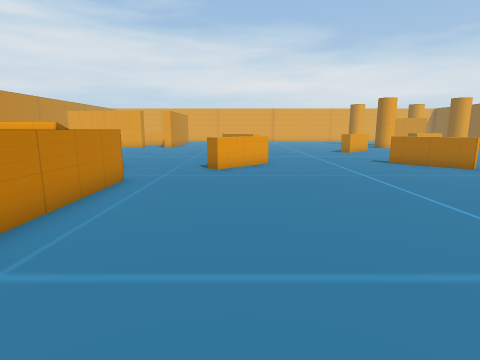
[1] (above)

23 first-person views from a walk through a Unity game level. The camera is 1.5 m above the floor, tilts 10° down and sees 80° across. The floor is counted in squares, 1 m on a side. Each view is taken from the middle of a square. On the plan, view 1 faces up. The plan holds only what a view shows up to about 14 squares ahead; the rest is blank. The place goes on beyond the plan. The player character is not drawn. Some animated figures are left out.

[2]
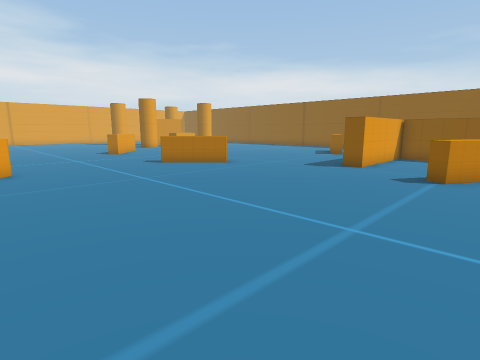

[3]
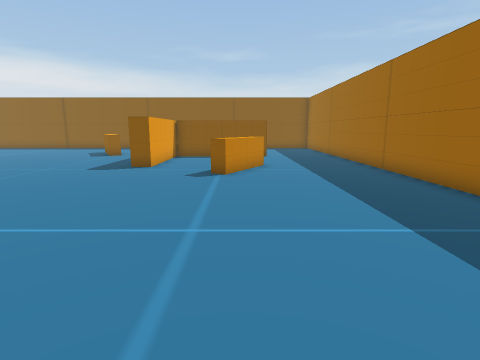

[4]
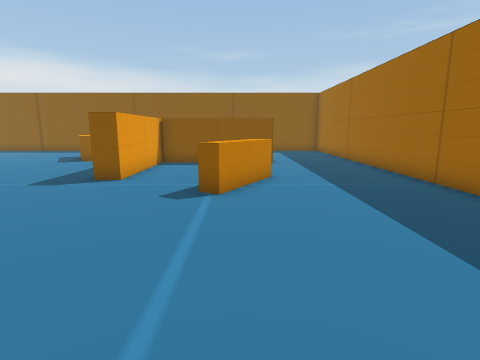

[5]
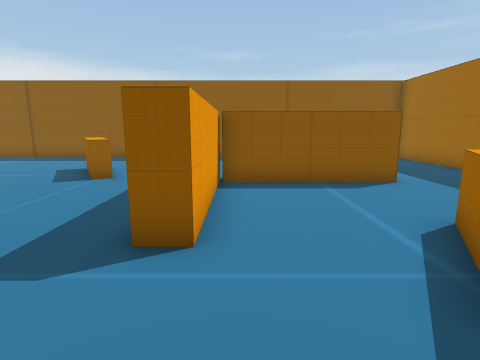

[6]
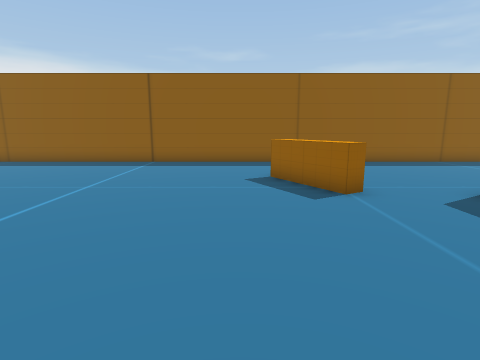

[7]
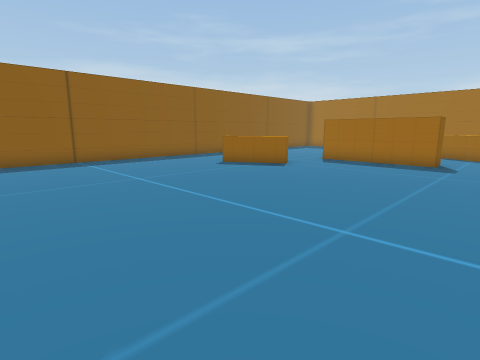

[8]
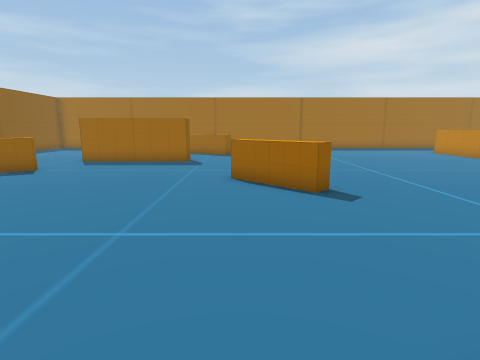

[9]
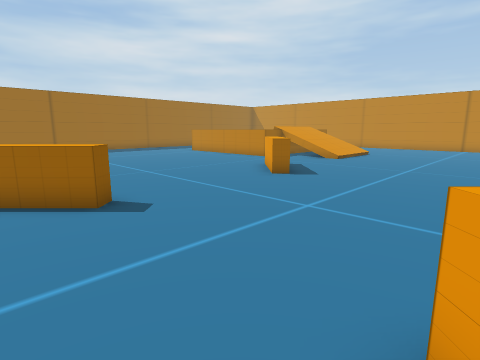

[10]
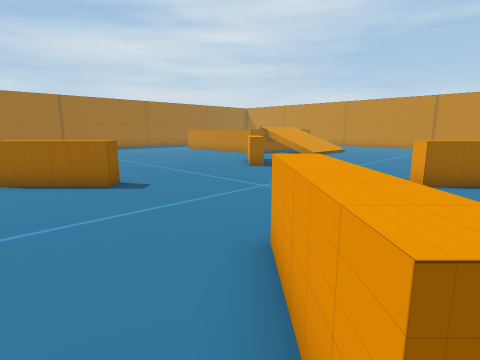

[11]
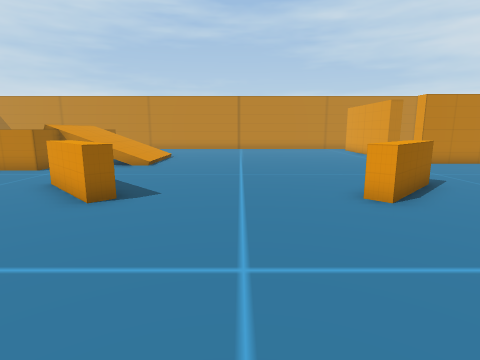

[12]
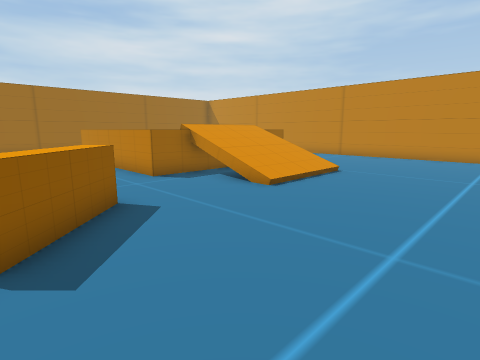

[13]
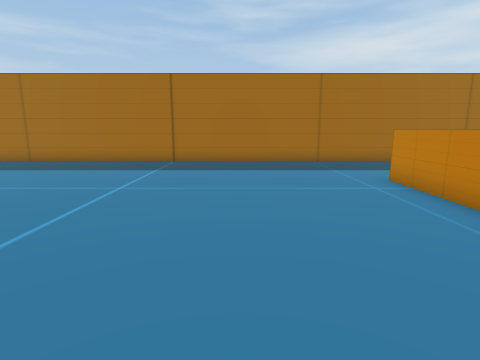

[14]
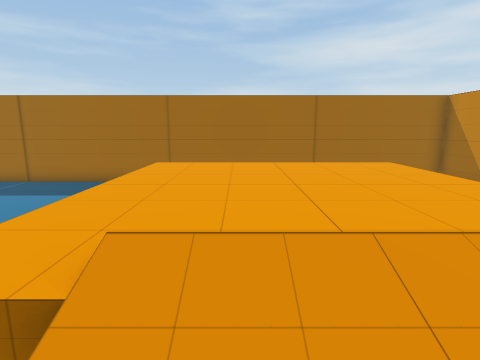

[15]
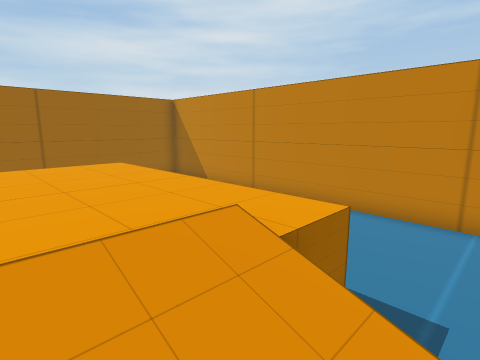

[16]
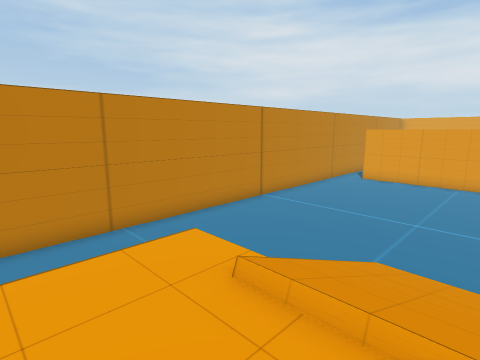

[17]
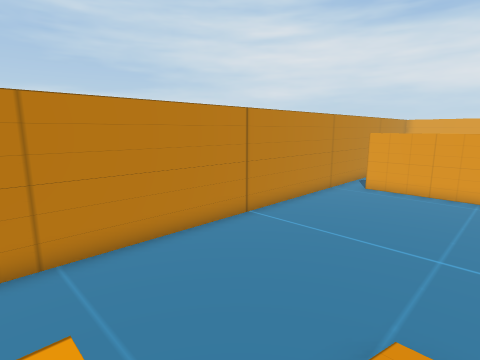

[18]
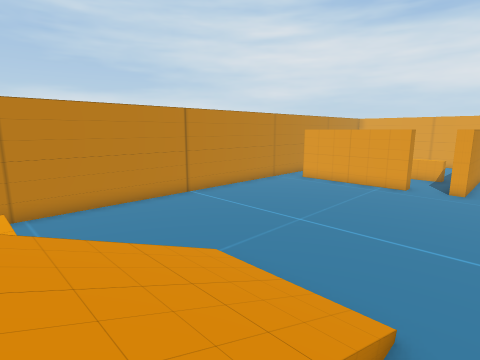

[19]
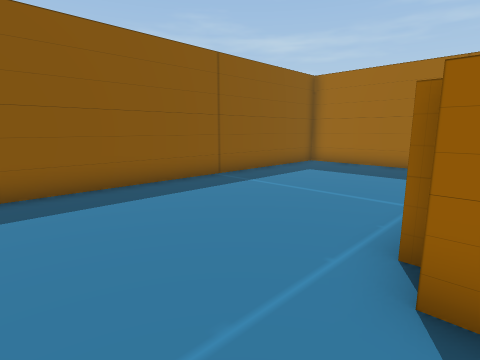

[20]
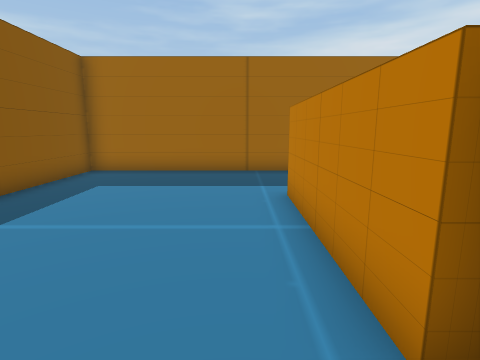

[21]
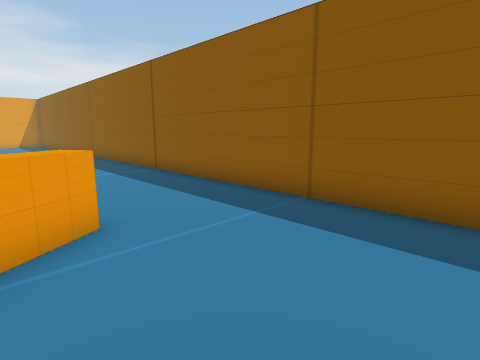

[22]
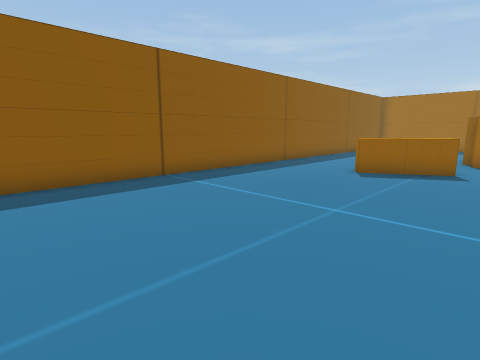

[23]
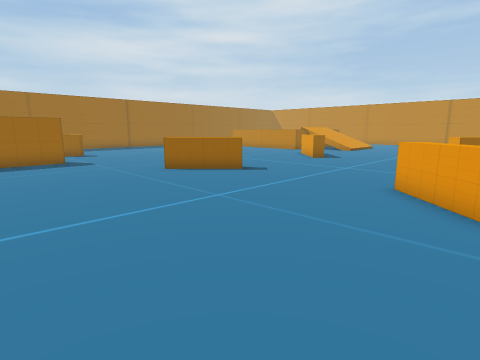

### Floor plan
Key: @ floor where view 1 was taken; # wall or solid block; x gap in a wall; . main floor; : floor 1.5 m higher than the main floor; / step, stairs or slope; = window, fence, low wall or low ledge.
Columns run from 16 left of view 1 to 24 right of it. Each row starts with its distance up from view 1.
 21   ...........  =x..     x=.... . .......#
 20 #...............=#..   #=...............#
 19 #................=... .=................#
 18 #.......................................#
 17 #.......................................#
 16 #.......................................#
 15 #.......................................#
 14 #.......................................#
 13 #...............#=.....=#...............#
 12 #....../////...#=.......=#..............#
 11 #....../////...=.........=.........=....#
 10 #..... /////.....................===....#
  9 #..... /////.....................=......#
  8 #.....://///:...........................#
  7 #...  :::::::...........................#
  6 #..   :::::::...............#####.......#
  5 #     :::::::...................##......#
  4 #     :::::::...................##......#
  3 #     :::::::.............=.....##......#
  2 #     :::::::.............===...##......#
  1 #           ................=...##......#
  0 #           ....@.......................#
 -1 #          .............................#
 -2 #          .............................#
 -3 #         ..............................#
 -4 #########################################

Where each view was taken, in squares from view 1:
view 1: 0 up, 0 right, facing up
view 2: 1 up, 0 right, facing up-right
view 3: 2 up, 0 right, facing right
view 4: 2 up, 3 right, facing right
view 5: 5 up, 8 right, facing right
view 6: 12 up, 10 right, facing right
view 7: 20 up, 9 right, facing down-right
view 8: 20 up, 9 right, facing down
view 9: 19 up, 9 right, facing down-left
view 10: 21 up, 10 right, facing down-left
view 11: 16 up, 7 right, facing left
view 12: 17 up, 1 right, facing down-left
view 13: 10 up, 1 right, facing down
view 14: 10 up, 6 left, facing down
view 15: 10 up, 7 left, facing down-left
view 16: 6 up, 7 left, facing up-left
view 17: 8 up, 8 left, facing up-left
view 18: 8 up, 4 left, facing up-left
view 19: 9 up, 16 right, facing down-right
view 20: 7 up, 18 right, facing down
view 21: 6 up, 18 right, facing up-right
view 22: 21 up, 15 right, facing down-right
view 23: 21 up, 15 right, facing down-left
